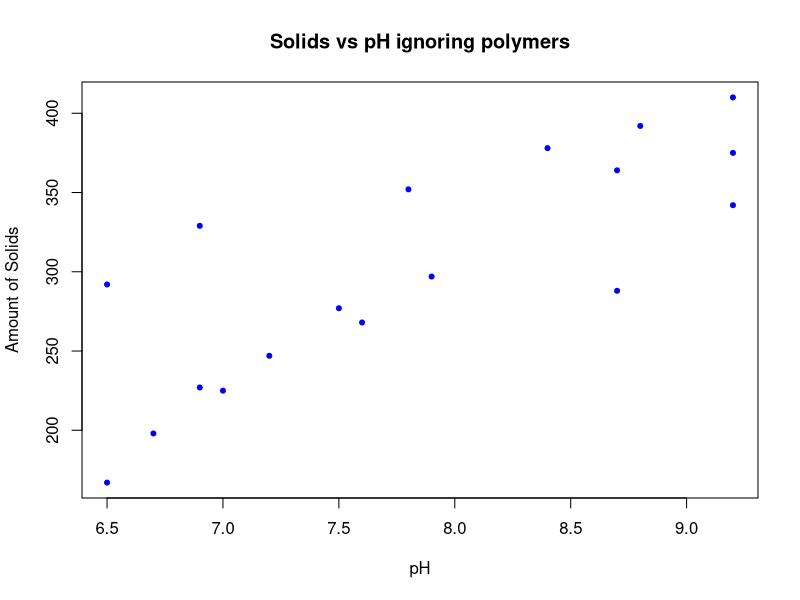
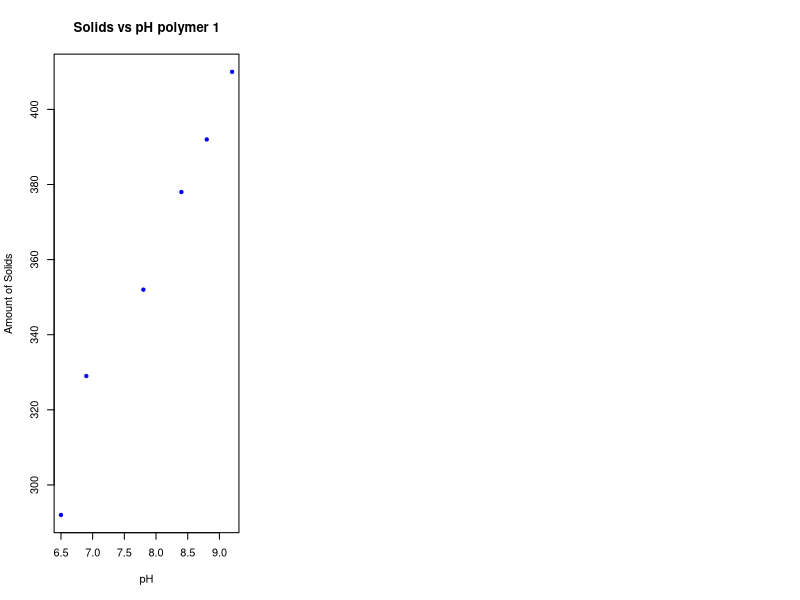
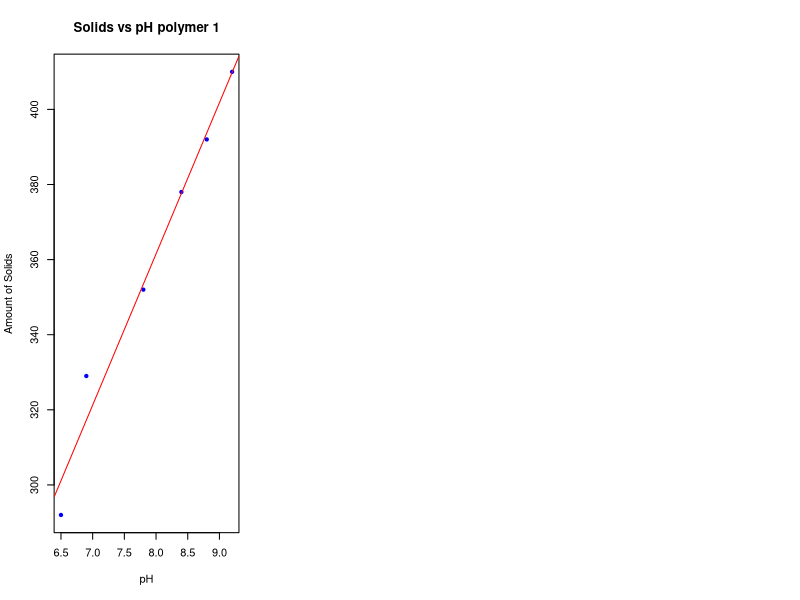
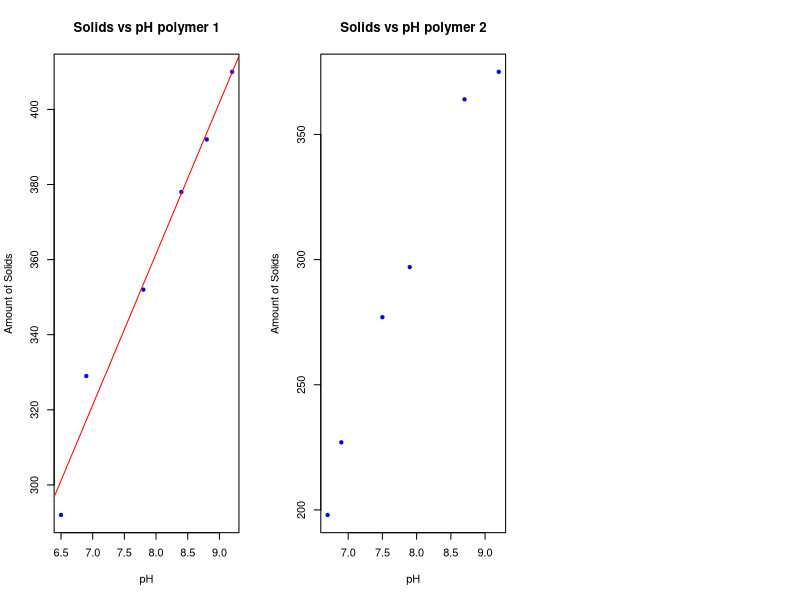
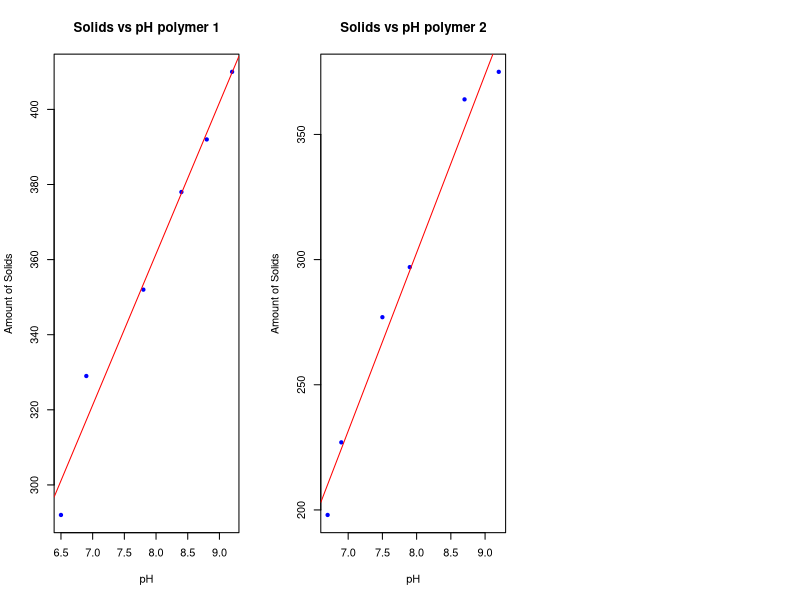
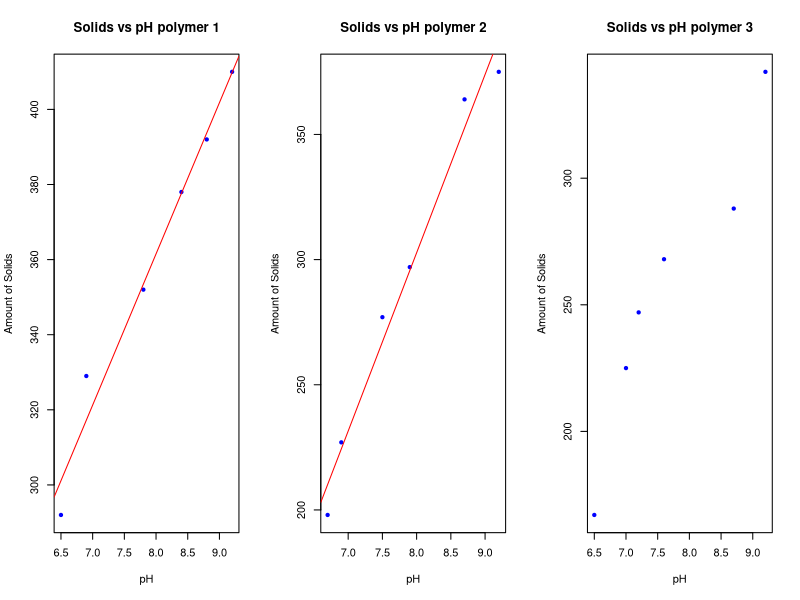
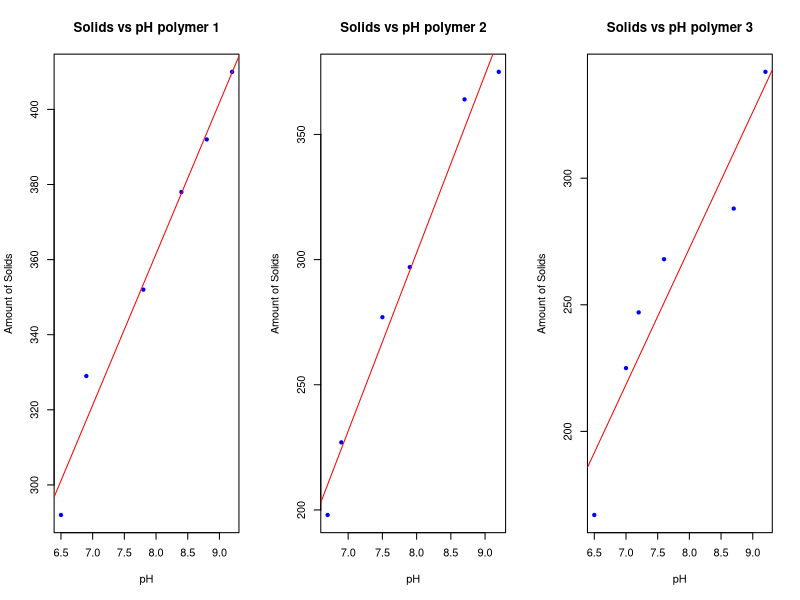
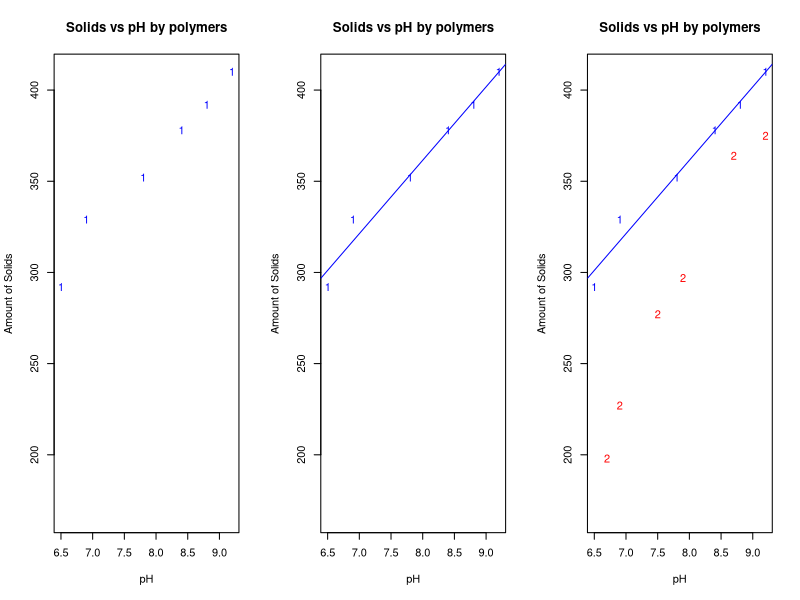

These charts were generated, in order, by the following R code:
## ---- chunk 1
#| echo: FALSE
data <- read.csv("polymers.csv", header = TRUE)
## ---- chunk 2
#| echo: TRUE
#| eval: TRUE
# To print the data
data
## ---- chunk 3
#| echo: TRUE
#| eval: TRUE
# To print the dataset's first column
data[, 1]
## ---- chunk 4
#| echo: TRUE
#| eval: TRUE
# Since this is a dataframe (list) we could instead use
data$ph
## ---- chunk 5
#| echo: TRUE
#| eval: TRUE
attach(data)
## ---- chunk 6
#| echo: TRUE
#| eval: TRUE
ph
## ---- chunk 7
#| echo: TRUE
#| eval: TRUE
# Subset of the original data that corresponds to polymer 1
subset(data, polymer == 1)
## ---- chunk 8
#| echo: TRUE
#| eval: TRUE
# First 6 observations of the variable ph (in this case corresponding to polymer 1)
ph[1:6]
## ---- chunk 9
#| echo: TRUE
#| eval: TRUE
# Typically we'd do (without attach())
data$ph[1:6]
## ---- chunk 10
#| echo: TRUE
#| eval: TRUE
# Observations in ph that correspond to polymer 1 (in this case the first 6 observations)
ph[polymer == 1]

# data$ph[polymer == 1]
## ---- chunk 11
#| echo: TRUE
#| eval: TRUE
#| output-location: fragment
# If we ignore the polymer variable and construct a scatterplot of solids vs ph:
# Produce the scatterplot
plot(ph, solids,
  type = "p",
  pch = 20,
  col = "blue",
  main = "Solids vs pH ignoring polymers",
  xlab = "pH",
  ylab = "Amount of Solids"
) 
## ---- chunk 12
#| echo: TRUE
#| eval: TRUE
# If we wanted the correlation between the two variables
cor(ph, solids)
## ---- chunk 13
#| echo: TRUE
#| eval: TRUE
# Print three plots in a horizontal array in the same window 
par(mfrow = c(1, 3))
## ---- chunk 14
#| echo: TRUE
#| eval: TRUE
#| output-location: fragment
# Print three plots in a horizontal array in the same window 
par(mfrow = c(1, 3)) 

# Scatterplot, regression line and correlation for observation in polymer 1 
plot(ph[polymer == 1], solids[polymer == 1],
  type = "p",
  pch = 20,
  col = "blue",
  main = "Solids vs pH polymer 1",
  xlab = "pH",
  ylab = "Amount of Solids"
)
## ---- chunk 15
#| echo: TRUE
#| eval: TRUE
#| output-location: fragment
# Print three plots in a horizontal array in the same window 
par(mfrow = c(1, 3)) 

# Scatterplot, regression line and correlation for observation in polymer 1 
plot(ph[polymer == 1], solids[polymer == 1],
  type = "p",
  pch = 20,
  col = "blue",
  main = "Solids vs pH polymer 1",
  xlab = "pH",
  ylab = "Amount of Solids"
)
abline(lm(solids[polymer == 1] ~ ph[polymer == 1]), col = "red")
## ---- chunk 16
#| echo: TRUE
#| eval: TRUE
cor(solids[polymer == 1], ph[polymer == 1])
## ---- chunk 17
#| echo: FALSE
#| eval: TRUE
#| output-location: fragment
# Print three plots in a horizontal array in the same window 
par(mfrow = c(1, 3)) 

# Scatterplot, regression line and correlation for observation in polymer 1 
plot(ph[polymer == 1], solids[polymer == 1],
  type = "p",
  pch = 20,
  col = "blue",
  main = "Solids vs pH polymer 1",
  xlab = "pH",
  ylab = "Amount of Solids"
)
abline(lm(solids[polymer == 1] ~ ph[polymer == 1]), col = "red")

# Scatterplot, regression line and correlation for observation in polymer 2
plot(ph[polymer == 2], solids[polymer == 2],
  type = "p",
  pch = 20,
  col = "blue",
  main = "Solids vs pH polymer 2",
  xlab = "pH",
  ylab = "Amount of Solids"
)
## ---- chunk 18
#| echo: FALSE
#| eval: TRUE
#| output-location: fragment
# Print three plots in a horizontal array in the same window 
par(mfrow = c(1, 3)) 

# Scatterplot, regression line and correlation for observation in polymer 1 
plot(ph[polymer == 1], solids[polymer == 1],
  type = "p",
  pch = 20,
  col = "blue",
  main = "Solids vs pH polymer 1",
  xlab = "pH",
  ylab = "Amount of Solids"
)
abline(lm(solids[polymer == 1] ~ ph[polymer == 1]), col = "red")

# Scatterplot, regression line and correlation for observation in polymer 2
plot(ph[polymer == 2], solids[polymer == 2],
  type = "p",
  pch = 20,
  col = "blue",
  main = "Solids vs pH polymer 2",
  xlab = "pH",
  ylab = "Amount of Solids"
)
abline(lm(solids[polymer == 2] ~ ph[polymer == 2]), col = "red")
## ---- chunk 19
#| echo: TRUE
#| eval: TRUE
cor(solids[polymer == 2], ph[polymer == 2])
## ---- chunk 20
#| echo: FALSE
#| eval: TRUE
#| output-location: fragment
# Print three plots in a horizontal array in the same window 
par(mfrow = c(1, 3)) 

# Scatterplot, regression line and correlation for observation in polymer 1 
plot(ph[polymer == 1], solids[polymer == 1],
  type = "p",
  pch = 20,
  col = "blue",
  main = "Solids vs pH polymer 1",
  xlab = "pH",
  ylab = "Amount of Solids"
)
abline(lm(solids[polymer == 1] ~ ph[polymer == 1]), col = "red")

# Scatterplot, regression line and correlation for observation in polymer 2
plot(ph[polymer == 2], solids[polymer == 2],
  type = "p",
  pch = 20,
  col = "blue",
  main = "Solids vs pH polymer 2",
  xlab = "pH",
  ylab = "Amount of Solids"
)
abline(lm(solids[polymer == 2] ~ ph[polymer == 2]), col = "red")

# Scatterplot, regression line and correlation for observation in polymer 3
plot(ph[polymer == 3], solids[polymer == 3],
  type = "p",
  pch = 20,
  col = "blue",
  main = "Solids vs pH polymer 3",
  xlab = "pH",
  ylab = "Amount of Solids"
)
## ---- chunk 21
#| echo: FALSE
#| eval: TRUE
#| output-location: fragment
# Print three plots in a horizontal array in the same window 
par(mfrow = c(1, 3)) 

# Scatterplot, regression line and correlation for observation in polymer 1 
plot(ph[polymer == 1], solids[polymer == 1],
  type = "p",
  pch = 20,
  col = "blue",
  main = "Solids vs pH polymer 1",
  xlab = "pH",
  ylab = "Amount of Solids"
)
abline(lm(solids[polymer == 1] ~ ph[polymer == 1]), col = "red")

# Scatterplot, regression line and correlation for observation in polymer 2
plot(ph[polymer == 2], solids[polymer == 2],
  type = "p",
  pch = 20,
  col = "blue",
  main = "Solids vs pH polymer 2",
  xlab = "pH",
  ylab = "Amount of Solids"
)
abline(lm(solids[polymer == 2] ~ ph[polymer == 2]), col = "red")

# Scatterplot, regression line and correlation for observation in polymer 3
plot(ph[polymer == 3], solids[polymer == 3],
  type = "p",
  pch = 20,
  col = "blue",
  main = "Solids vs pH polymer 3",
  xlab = "pH",
  ylab = "Amount of Solids"
)
abline(lm(solids[polymer == 3] ~ ph[polymer == 3]), col = "red")
## ---- chunk 22
#| echo: TRUE
#| eval: TRUE
cor(solids[polymer == 3], ph[polymer == 3])
## ---- chunk 23
#| echo: TRUE
#| eval: TRUE
#| output-location: fragment
# Scatterplot of observations for polymer 1. 
# Note xlim and ylim is fixin the scale of the plot
plot(ph[1:6],solids[1:6],
  type = "p",
  pch = paste(1),
  col = "blue",
  xlim = c(min(ph), max(ph)),
  ylim = c(min(solids), max(solids)),
  main = "Solids vs pH by polymers",
  xlab = "pH",
  ylab = "Amount of Solids"
)
## ---- chunk 24
#| echo: TRUE
#| eval: TRUE
#| output-location: fragment
# Scatterplot of observations for polymer 1. 
# Note xlim and ylim is fixin the scale of the plot
plot(ph[1:6],solids[1:6],
  type = "p",
  pch = paste(1),
  col = "blue",
  xlim = c(min(ph), max(ph)),
  ylim = c(min(solids), max(solids)),
  main = "Solids vs pH by polymers",
  xlab = "pH",
  ylab = "Amount of Solids"
)
# Add regression line for polymer 1
abline(lm(solids[1:6] ~ ph[1:6]), col = "blue") 
## ---- chunk 25
#| echo: TRUE
#| eval: TRUE
#| output-location: slide
# Scatterplot of observations for polymer 1. 
# Note xlim and ylim is fixin the scale of the plot
plot(ph[1:6],solids[1:6],
  type = "p",
  pch = paste(1),
  col = "blue",
  xlim = c(min(ph), max(ph)),
  ylim = c(min(solids), max(solids)),
  main = "Solids vs pH by polymers",
  xlab = "pH",
  ylab = "Amount of Solids"
)
# Add regression line for polymer 1
abline(lm(solids[1:6] ~ ph[1:6]), col = "blue")

# Add points corresponding to polymer 2
points(ph[7:12], solids[7:12],
       type = "p",
       pch = paste(2),
       col = "red")
## ---- chunk 26
#| echo: TRUE
#| eval: TRUE
#| output-location: slide
# Scatterplot of observations for polymer 1. 
# Note xlim and ylim is fixin the scale of the plot
plot(ph[1:6],solids[1:6],
  type = "p",
  pch = paste(1),
  col = "blue",
  xlim = c(min(ph), max(ph)),
  ylim = c(min(solids), max(solids)),
  main = "Solids vs pH by polymers",
  xlab = "pH",
  ylab = "Amount of Solids"
)
# Add regression line for polymer 1
abline(lm(solids[1:6] ~ ph[1:6]), col = "blue")

# Add points corresponding to polymer 2
points(ph[7:12], solids[7:12],
       type = "p",
       pch = paste(2),
       col = "red")

# Add regression line for polymer 2
abline(lm(solids[7:12] ~ ph[7:12]), col = "red")
## ---- chunk 27
#| echo: TRUE
#| eval: TRUE
#| output-location: slide
# Scatterplot of observations for polymer 1. 
# Note xlim and ylim is fixin the scale of the plot
plot(ph[1:6],solids[1:6],
  type = "p",
  pch = paste(1),
  col = "blue",
  xlim = c(min(ph), max(ph)),
  ylim = c(min(solids), max(solids)),
  main = "Solids vs pH by polymers",
  xlab = "pH",
  ylab = "Amount of Solids"
)
# Add regression line for polymer 1
abline(lm(solids[1:6] ~ ph[1:6]), col = "blue")

# Add points corresponding to polymer 2
points(ph[7:12], solids[7:12],
       type = "p",
       pch = paste(2),
       col = "red")
# Add regression line for polymer 2
abline(lm(solids[7:12] ~ ph[7:12]), col = "red") 

# Add points corresponding to polymer 3
points(ph[13:18], solids[13:18],
  type = "p",
  pch = paste(3),
  col = "darkgreen"
)
## ---- chunk 28
#| echo: TRUE
#| eval: TRUE
#| output-location: slide
# Scatterplot of observations for polymer 1. 
# Note xlim and ylim is fixin the scale of the plot
plot(ph[1:6],solids[1:6],
  type = "p",
  pch = paste(1),
  col = "blue",
  xlim = c(min(ph), max(ph)),
  ylim = c(min(solids), max(solids)),
  main = "Solids vs pH by polymers",
  xlab = "pH",
  ylab = "Amount of Solids"
)
# Add regression line for polymer 1
abline(lm(solids[1:6] ~ ph[1:6]), col = "blue")

# Add points corresponding to polymer 2
points(ph[7:12], solids[7:12],
       type = "p",
       pch = paste(2),
       col = "red")
# Add regression line for polymer 2
abline(lm(solids[7:12] ~ ph[7:12]), col = "red") 

# Add points corresponding to polymer 3
points(ph[13:18], solids[13:18],
  type = "p",
  pch = paste(3),
  col = "darkgreen"
)

# Add regression line for polymer 3
abline(lm(solids[13:18] ~ ph[13:18]), col = "darkgreen")
## ---- chunk 29
#| echo: TRUE
#| eval: TRUE
# Name model "mod0"
mod0 <- lm(solids ~ ph)
## ---- chunk 30
#| echo: TRUE
#| eval: TRUE
# Name model "mod0"
mod0 <- lm(solids ~ ph)

# Print the summary of the model
summary(mod0)
## ---- chunk 31
#| echo: TRUE
#| eval: TRUE
# Model and output for polymer 1
mod1 <- lm(solids[polymer == 1] ~ ph[polymer == 1])
## ---- chunk 32
#| echo: TRUE
#| eval: TRUE
# Model and output for polymer 1
mod1 <- lm(solids[polymer == 1] ~ ph[polymer == 1])
summary(mod1)
## ---- chunk 33
#| echo: TRUE
#| eval: TRUE
# Model and output for polymer 2
mod2 <- lm(solids[polymer == 2] ~ ph[polymer == 2])
## ---- chunk 34
#| echo: TRUE
#| eval: TRUE
# Model and output for polymer 2
mod2 <- lm(solids[polymer == 2] ~ ph[polymer == 2])
summary(mod2)
## ---- chunk 35
#| echo: TRUE
#| eval: TRUE
# Model and output for polymer 3
mod3 <- lm(solids[polymer == 3] ~ ph[polymer == 3])
## ---- chunk 36
#| echo: TRUE
#| eval: TRUE
# Model and output for polymer 3
mod3 <- lm(solids[polymer == 3] ~ ph[polymer == 3])
summary(mod3)
## ---- chunk 37
#| echo: TRUE
#| eval: TRUE
# This variable has 1's for the observations that correspond to polymer 1 and 0's everywhere else
poly1 <- as.numeric(polymer == 1) 
poly1
## ---- chunk 38
#| echo: TRUE
#| eval: TRUE
# Fitting a regression model that looks only at polymers 1 and 2 and includes the indicator variable
# Polymers 1 and 2 correspond to the first 12 observations in the data 
mod4 <- lm(solids[1:12] ~ ph[1:12] + poly1[1:12] + ph[1:12] * poly1[1:12])
summary(mod4)
## ---- chunk 39
#| echo: TRUE
#| eval: TRUE
# In reality, we'd simply 
mod5 <- lm(solids ~ ph + as.factor(polymer))
summary(mod5)
## ---- chunk 40
#| echo: TRUE
#| eval: TRUE
# Or to include interactions
mod6 <- lm(solids ~ ph + as.factor(polymer) + ph * as.factor(polymer))
summary(mod6)
